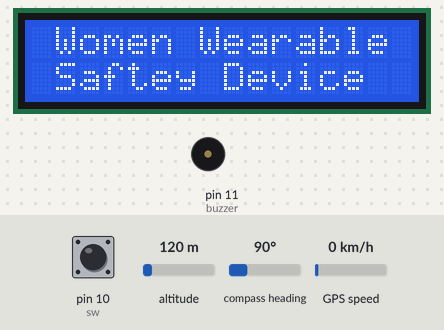
Bench run of a sketch on a simulated Arduino Uno, built with avr-gcc and run on an emulated ATmega328P. On the bench: 16×2 character LCD, buzzer (waves = sounding, pin HIGH). The test bench sets the inputs (shaded band); at power-on: pin 10 (sw) HIGH, altitude 120 m, compass heading 90°, GPS speed 0 km/h. The GPS gets a fix after 3 s at 37.7749, -122.4194 with 8 satellites; the modem accepts every AT command (registered, SIM ready, sends succeed) and sends nothing else; what the sketch prints to the serial monitor is not drawn.

Above: at 1.1 s.
5.3 s: pin 10 (sw) pulled LOW for 0.15 s
At 6.1 s:
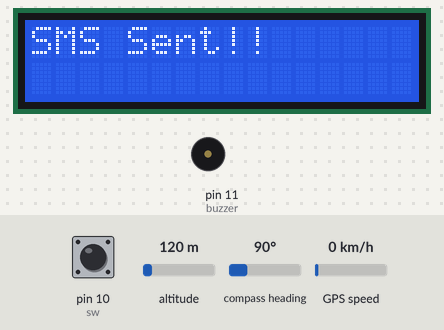
At 10.3 s:
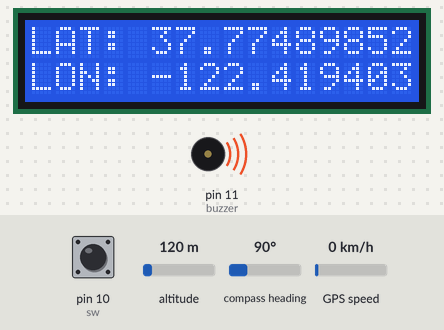
Timing chart, 0 to 15.9 s (numbered marks = the images above; inputs shaded):
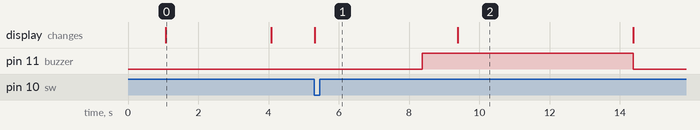

Measured:
- after the input at 5.3 s, pin 11 (buzzer): LOW → HIGH after 3.1 s, → LOW 6.0 s later; the display: changes at once (image 1)
- what the display in image 0 shows lasts 3.0 s, from 1.1 s to 4.1 s

The sketch:

A_women_wearable_saftey_device_with_arduino.ino
```cpp
#include <TinyGPS++.h>
#include <SoftwareSerial.h>
#include <LiquidCrystal.h>

TinyGPSPlus gps;


volatile float minutes, seconds;
volatile int degree, secs, mins;
unsigned long start;
uint8_t hr_val, min_val, sec_val;
bool loc_valid, alt_valid, time_valid;
double lat_val, lng_val, alt_m_val;

// Create instances for SoftwareSerial and LiquidCrystal
SoftwareSerial sim800l(8,9); // RX, TX
LiquidCrystal lcd(2, 3, 4, 5, 6, 7); // RS, E, D4, D5, D6, D7

int sw=10;
int buzzer=11;

void setup() {
  // Initialize SIM800L communication
  pinMode(buzzer,OUTPUT);
  sim800l.begin(9600);
  Serial.begin(9600);
  delay(1000);

  // Initialize LCD
  lcd.begin(16, 2);
  lcd.clear();
  project_name();
}

void loop() {
  if(digitalRead(sw)==0)
  {
  Serial.println("Button Pressed");
  lcd.print("SMS Sent!!");
  sendSMS("+919398594569", "Somebody is in the danger");
  digitalWrite(buzzer,HIGH);
  get_GPSData();
  display_LongLati_Values();
  delay(5000); // Delay between sending SMS
  }
  lcd.clear();
  digitalWrite(buzzer,LOW);
  // You can add more logic or functionality here if needed
}

void sendSMS(const char* phoneNumber, const char* message) {
  sim800l.println("AT+CMGF=1"); // Set SMS mode to text
  delay(1000);
  sim800l.print("AT+CMGS=\"");
  sim800l.print(phoneNumber);
  sim800l.println("\"");
  delay(1000);
  sim800l.print(message);
  sim800l.write(0x1A); // Send Ctrl+Z to finish message
  delay(1000);
}
void project_name()
{
  lcd.setCursor(0,0);
  lcd.print(" Women Wearable");
  lcd.setCursor(0,1);
  lcd.print(" Saftey Device");
  delay(3000);
  lcd.clear();
}
void display_LongLati_Values(){
  if (!loc_valid)
        {
          lcd.setCursor(0,0);
          lcd.print("Latitude : ");
          lcd.setCursor(0,1);
          lcd.print("*****");
          delay(1000);
          lcd.clear();
          lcd.setCursor(0,0);
          lcd.print("Longitude : ");
          lcd.setCursor(0,1);
          lcd.print("*****");
          delay(1000);
          lcd.clear();

          Serial.print("Latitude:");
          Serial.println("*****");
          Serial.print("Longitude:");
          Serial.println("*****");
        }
        else
        {
          DegMinSec(lat_val);

          lcd.setCursor(0,0);
          Serial.println("LAT:");
          lcd.print("LAT: ");
          lcd.setCursor(5,0);
          Serial.println(lat_val, 8);
          lcd.print(lat_val, 8);
          lcd.setCursor(0,1);
          Serial.println("LON:");
          lcd.print("LON: ");
          lcd.setCursor(5,1);
          Serial.println(lng_val, 8);
          lcd.print(lng_val, 8);
        }
}

void get_GPSData(){
  {
        smartDelay(1000); /* Generate precise delay of 1ms */
        lat_val = gps.location.lat(); /* Get latitude data */
        loc_valid = gps.location.isValid(); /* Check if valid location data is available */
        lng_val = gps.location.lng(); /* Get longtitude data */
        alt_m_val = gps.altitude.meters();  /* Get altitude data in meters */
        alt_valid = gps.altitude.isValid(); /* Check if valid altitude data is available */
   }
}

static void smartDelay(unsigned long ms)
{
  unsigned long start = millis();
  do
  {
    while (Serial.available())  /* Encode data read from GPS while data is available on serial port */
      gps.encode(Serial.read());
/* Encode basically is used to parse the string received by the GPS and to store it in a buffer so that information can be extracted from it */
  } while (millis() - start < ms);
}

void DegMinSec( double tot_val)   /* Convert data in decimal degrees into degrees minutes seconds form */
{
  degree = (int)tot_val;
  minutes = tot_val - degree;
  seconds = 60 * minutes;
  minutes = (int)seconds;
  mins = (int)minutes;
  seconds = seconds - minutes;
  seconds = 60 * seconds;
  secs = (int)seconds;
}
```
